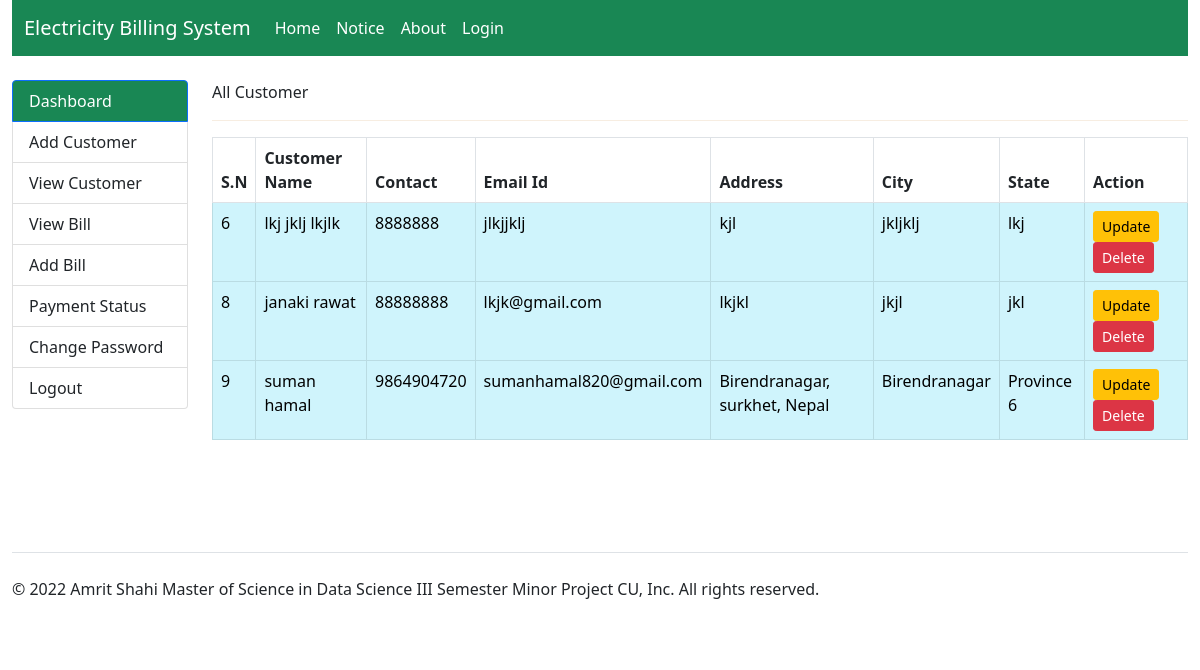
The page /viewCustomer on the database its author committed.
### child_001/models.py (models this page shows, shortened)
class addCustomerModel(models.Model):
    userid = models.CharField(max_length=50, blank=True, null=True)
    firstname = models.CharField(max_length=50, blank=True, null=True)
    middlename = models.CharField(max_length=50, blank=True, null=True)
    lastname = models.CharField(max_length=50, blank=True, null=True)
    contact = models.CharField(max_length=50, blank=True, null=True)
    email = models.EmailField(max_length=50, blank=True, null=True)
    gender = models.CharField(max_length=50, blank=True, null=True)
    address = models.CharField(max_length=50, blank=True, null=True)
    city = models.CharField(max_length=50, blank=True, null=True)
    state = models.CharField(max_length=50, blank=True, null=True)

### child_001/views.py (the view)
# urls.py: path('viewCustomer', views.viewCustomer, name='viewCustomer'),
def viewCustomer(request):
    data = addCustomerModel.objects.all()
    return render(request, 'viewCustomer.html', {'data': data})

### child_001/templates/viewCustomer.html (shortened to what this page needs)
{% extends 'base.html' %}
{% load static %}
{% block content %}
{% include 'navbar.html' %}
<br>
<div class="row">
    <div class="col-2">
      <div class="list-group" id="list-tab" role="tablist">
        <a class="list-group-item list-group-item-action active bg-success" id="list-home-list" data-toggle="list" href="dashboard" role="tab" aria-controls="home">Dashboard</a>
        <a class="list-group-item list-group-item-action" id="list-profile-list" data-toggle="list" href="add" role="tab" aria-controls="profile">Add Customer</a>
        <a class="list-group-item list-group-item-action" id="list-profile-list" data-toggle="list" href="viewCustomer" role="tab" aria-controls="profile">View Customer</a>
        <a class="list-group-item list-group-item-action" id="list-messages-list" data-toggle="list" href="bill" role="tab" aria-controls="messages">View Bill</a>
        <a class="list-group-item list-group-item-action" id="list-messages-list" data-toggle="list" href="addconnection" role="tab" aria-controls="messages"> Add Bill</a>
        <a class="list-group-item list-group-item-action" id="list-settings-list" data-toggle="list" href="payment" role="tab" aria-controls="settings">Payment Status</a>
        <a class="list-group-item list-group-item-action" id="list-settings-list" data-toggle="list" href="#list-settings" role="tab" aria-controls="settings">Change Password</a>
        <a class="list-group-item list-group-item-action" id="list-settings-list" data-toggle="list" href="#list-settings" role="tab" aria-controls="settings">Logout</a>
      </div>
    </div>
    <div class="col-10">
      All Customer
      <hr style="color: burlywood">
      <table class="table table-bordered">
        <thead class="thead-dark">
          <tr>
            <th scope="col">S.N</th>
            <th scope="col">Customer Name</th>
            <th scope="col">Contact</th>
            <th scope="col">Email Id</th>
            <th scope="col">Address</th>
            <th scope="col">City</th>
            <th scope="col">State</th>
            <th scope="col">Action</th>
          </tr>
        </thead>
        <tbody>
            {% for i in data %}
            <tr class="table-info">
            <td>{{i.id}}</td>
            <td>{{i.firstname}} {{i.middlename}} {{i.lastname}}</td>
            <td>{{i.contact}}</td>
            <td>{{i.email}}</td>
            <td>{{i.address}}</td>
            <td>{{i.city}}</td>
            <td>{{i.state}}</td>
            <td>
                <a href="{% url 'update' i.id %}" class="btn btn-warning btn-sm">Update</a>
                <form action="{% url 'delete' i.id %}" method="POST" class="d-inline">
                  <button type="submit" class="btn btn-danger btn-sm"> Delete
                  </button>
                </form>
                </td>
        </tr>
          {% endfor %}
        </tbody>
      </table>
    </div>
  </div>
<br>
<br>
<br>
{% include 'footer.html' %}
{% endblock %}

### rows shown on the page
addCustomerModel: id "6", firstname "lkj", middlename "jklj", lastname "lkjlk", contact "8888888", email "jlkjjklj", address "kjl", city "jkljklj", state "lkj"
addCustomerModel: id "8", firstname "janaki", lastname "rawat", contact "88888888", email "lkjk@gmail.com", address "lkjkl", city "jkjl", state "jkl"
addCustomerModel: id "9", firstname "suman", lastname "hamal", contact "9864904720", email "sumanhamal820@gmail.com", address "Birendranagar, surkhet, Nepal", city "Birendranagar", state "Province 6"
